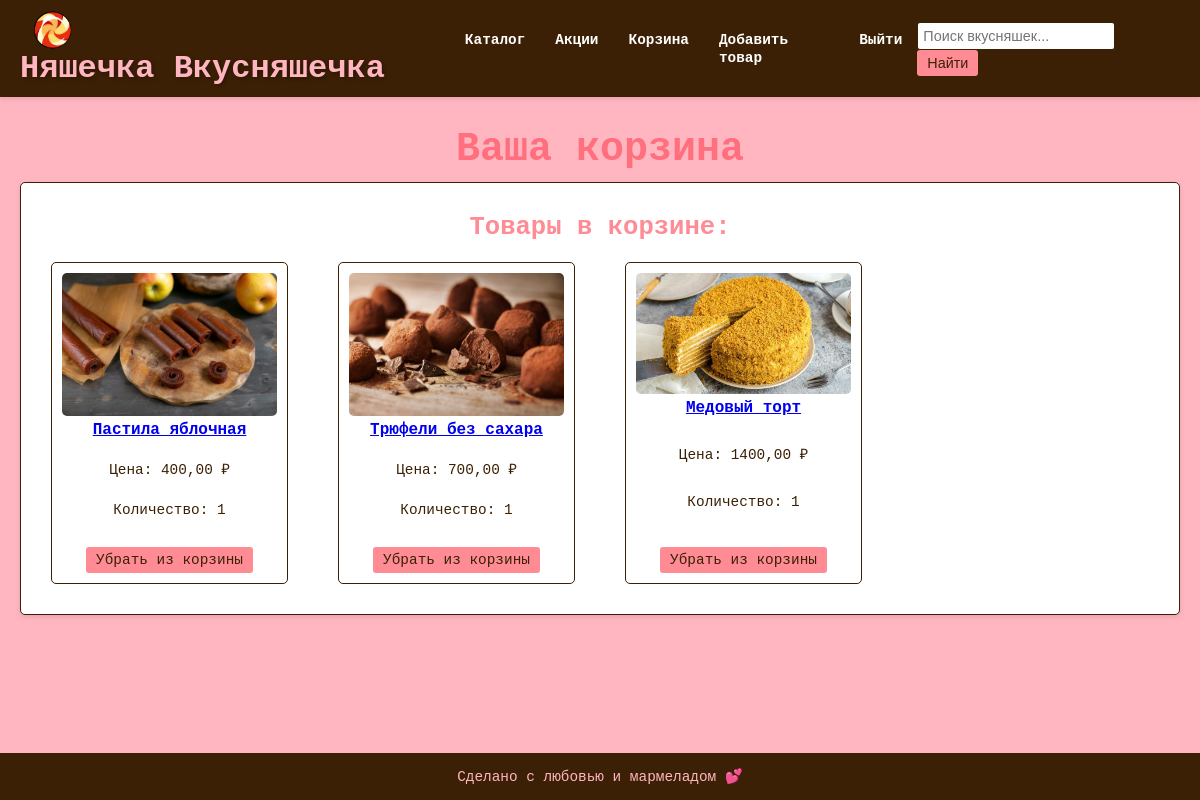
The page /shop/cart/ (signed in) on the database its author committed.
### shop/models.py (models this page shows, shortened)
class CartItem(models.Model):
    user = models.ForeignKey(User, on_delete=models.CASCADE, related_name='cart_items', verbose_name="Пользователь")
    product = models.ForeignKey(Product, on_delete=models.CASCADE, verbose_name="Товар")
    quantity = models.PositiveIntegerField(default=1, verbose_name="Количество")
    added_at = models.DateTimeField(auto_now_add=True, verbose_name="Дата добавления")
    class Meta:
        verbose_name = "Элемент корзины"
        verbose_name_plural = "Элементы корзины"
        unique_together = ('user', 'product')

class Product(models.Model):
    name = models.CharField(max_length=200, verbose_name="Название")
    description = models.TextField(blank=True, verbose_name="Описание")
    price = models.DecimalField(max_digits=10, decimal_places=2, verbose_name="Цена")
    category = models.ForeignKey(Category, on_delete=models.CASCADE, related_name='products', verbose_name="Категория")
    store = models.ForeignKey(Store, on_delete=models.CASCADE, related_name='products', verbose_name="Магазин")
    created_at = models.DateTimeField(auto_now_add=True, verbose_name="Дата добавления")
    is_available = models.BooleanField(default=True, verbose_name="В наличии")
    image = models.CharField(max_length=200, blank=True, null=True, verbose_name="Изображение")
    class Meta:
        verbose_name = "Товар"
        verbose_name_plural = "Товары"

### shop/views.py (the view)
# urls.py: path('cart/', views.cart_list, name='cart_list'),
@login_required
def cart_list(request):
    cart_items = CartItem.objects.filter(user=request.user).order_by('-added_at')
    return render(request, 'shop/cart.html', {
        'cart_items': cart_items,
    })

### shop/templates/shop/cart.html (shortened to what this page needs)
{% extends 'shop/base.html' %}
{% load static %}
{% block content %}
<div class="welcome-message">Ваша корзина</div>
<div class="widget">
    <h3>Товары в корзине:</h3>
    <ol class="product-grid">
        {% for item in cart_items %}
            <li class="product-card">
                <div class="image-container">
                    {% if item.product.id == 1 %}
                        <img src="{% static 'images/products/1.jpg' %}" alt="{{ item.product.name }}" class="item-image">
                    {% elif item.product.id == 2 %}
                        <img src="{% static 'images/products/2.jpg' %}" alt="{{ item.product.name }}" class="item-image">
                    {% elif item.product.id == 3 %}
                        <img src="{% static 'images/products/3.jpg' %}" alt="{{ item.product.name }}" class="item-image">
                    {% elif item.product.id == 4 %}
                        <img src="{% static 'images/products/4.jpg' %}" alt="{{ item.product.name }}" class="item-image">
                    {% elif item.product.id == 5 %}
                        <img src="{% static 'images/products/5.jpg' %}" alt="{{ item.product.name }}" class="item-image">
                    {% elif item.product.id == 6 %}
                        <img src="{% static 'images/products/6.jpg' %}" alt="{{ item.product.name }}" class="item-image">
                    {% elif item.product.id == 7 %}
                        <img src="{% static 'images/products/7.jpg' %}" alt="{{ item.product.name }}" class="item-image">
                    {% elif item.product.id == 8 %}
                        <img src="{% static 'images/products/8.jpg' %}" alt="{{ item.product.name }}" class="item-image">
                    {% elif item.product.id == 9 %}
                        <img src="{% static 'images/products/9.jpg' %}" alt="{{ item.product.name }}" class="item-image">
                    {% elif item.product.id == 10 %}
                        <img src="{% static 'images/products/10.jpg' %}" alt="{{ item.product.name }}" class="item-image">
                    {% else %}
                        <img src="{% static 'images/logo.png' %}" alt="Нет изображения" class="item-image">
                    {% endif %}
                </div>
                <div class="item-info">
                    <a href="{% url 'shop:product_detail' item.product.id %}">
                        <strong>{{ item.product.name }}</strong>
                    </a>
                    <p>Цена: {{ item.product.price }} ₽</p>
                    <p>Количество: {{ item.quantity }}</p>
                    <a href="{% url 'shop:add_to_cart' item.product.id %}" class="cart-btn">Убрать из корзины</a>
                </div>
            </li>
        {% empty %}
            <li>Ваша корзина пуста.</li>
        {% endfor %}
    </ol>
</div>
{% endblock %}

### shop/static/shop/css/style.css (style rules this page uses)
html { height: 100%; }
body { font-family: monospace; font-size: 16px; margin: 0; padding: 0; background-color: #ffb6c1; color: #3c2005; min-height: 100vh; display: flex; flex-direction: column; }
.welcome-message { font-size: 2.5em; color: #ff6f7d; text-align: center; margin: 10px 0; font-weight: bold; }
.widget { background-color: #fff; padding: 20px; margin-bottom: 20px; border-radius: 5px; box-shadow: 0 2px 5px rgba(0,0,0,0.1); border: 1px solid #3c2005; text-align: center; }
.widget h3 { margin: 0; padding: 10px 0; color: #ff8c94; font-size: 1.6em; font-weight: bold; }
.product-grid, .category-grid, .promotion-grid { list-style: none; padding: 0; display: grid; grid-template-columns: repeat(auto-fill, minmax(200px, 1fr)); gap: 30px; justify-content: center; margin: 0 auto; }
.product-card { background-color: #fff; padding: 10px; margin: 10px; border: 1px solid #3c2005; border-radius: 5px; text-align: center; position: relative; display: flex; flex-direction: column; justify-content: space-between; min-height: 300px; }
.product-card strong, .promotion-card strong, .category-card a { font-size: 1em; }
.image-container { position: relative; }
.item-image { max-width: 100%; height: auto; border-radius: 5px; }
.item-info { flex-grow: 1; display: flex; flex-direction: column; justify-content: space-between; }
.item-info p { margin: 5px 0; font-size: 0.9em; }
.action-btn, .cart-btn { display: block; margin: 10px auto 0; padding: 5px 10px; background-color: #ff8c94; color: #3c2005; text-decoration: none; border-radius: 3px; text-align: center; font-size: 0.9em; }

### rows shown on the page
CartItem: product.name "Пастила яблочная", product.price "400,00", quantity "1"
CartItem: product.name "Трюфели без сахара", product.price "700,00", quantity "1"
CartItem: product.name "Медовый торт", product.price "1400,00", quantity "1"
